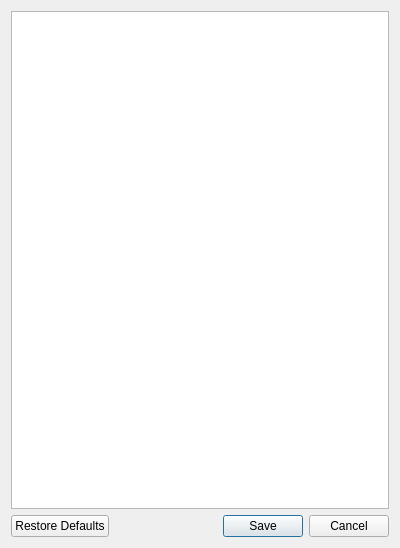
<?xml version="1.0" encoding="UTF-8"?>
<ui version="4.0">
 <class>EditBandsDialog</class>
 <widget class="QDialog" name="EditBandsDialog">
  <property name="geometry">
   <rect>
    <x>0</x>
    <y>0</y>
    <width>400</width>
    <height>548</height>
   </rect>
  </property>
  <property name="windowTitle">
   <string>Edit Bands</string>
  </property>
  <property name="windowIcon">
   <iconset resource="res.qrc">
    <normaloff>:/new/prefix1/AntScope2.png</normaloff>:/new/prefix1/AntScope2.png</iconset>
  </property>
  <layout class="QGridLayout" name="gridLayout">
   <item row="0" column="0">
    <widget class="QTextEdit" name="textEdit">
     <property name="sizePolicy">
      <sizepolicy hsizetype="Expanding" vsizetype="Preferred">
       <horstretch>0</horstretch>
       <verstretch>0</verstretch>
      </sizepolicy>
     </property>
    </widget>
   </item>
   <item row="1" column="0">
    <widget class="QDialogButtonBox" name="buttonBox">
     <property name="orientation">
      <enum>Qt::Horizontal</enum>
     </property>
     <property name="standardButtons">
      <set>QDialogButtonBox::Cancel|QDialogButtonBox::RestoreDefaults|QDialogButtonBox::Save</set>
     </property>
     <property name="centerButtons">
      <bool>false</bool>
     </property>
    </widget>
   </item>
  </layout>
 </widget>
 <resources>
  <include location="res.qrc"/>
 </resources>
 <connections>
  <connection>
   <sender>buttonBox</sender>
   <signal>accepted()</signal>
   <receiver>EditBandsDialog</receiver>
   <slot>accept()</slot>
   <hints>
    <hint type="sourcelabel">
     <x>248</x>
     <y>254</y>
    </hint>
    <hint type="destinationlabel">
     <x>157</x>
     <y>274</y>
    </hint>
   </hints>
  </connection>
  <connection>
   <sender>buttonBox</sender>
   <signal>rejected()</signal>
   <receiver>EditBandsDialog</receiver>
   <slot>reject()</slot>
   <hints>
    <hint type="sourcelabel">
     <x>316</x>
     <y>260</y>
    </hint>
    <hint type="destinationlabel">
     <x>286</x>
     <y>274</y>
    </hint>
   </hints>
  </connection>
 </connections>
</ui>
